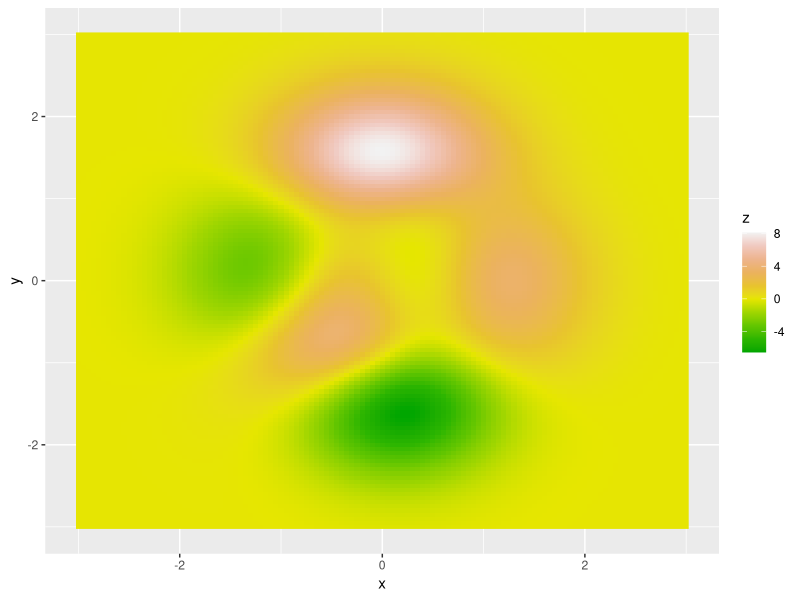
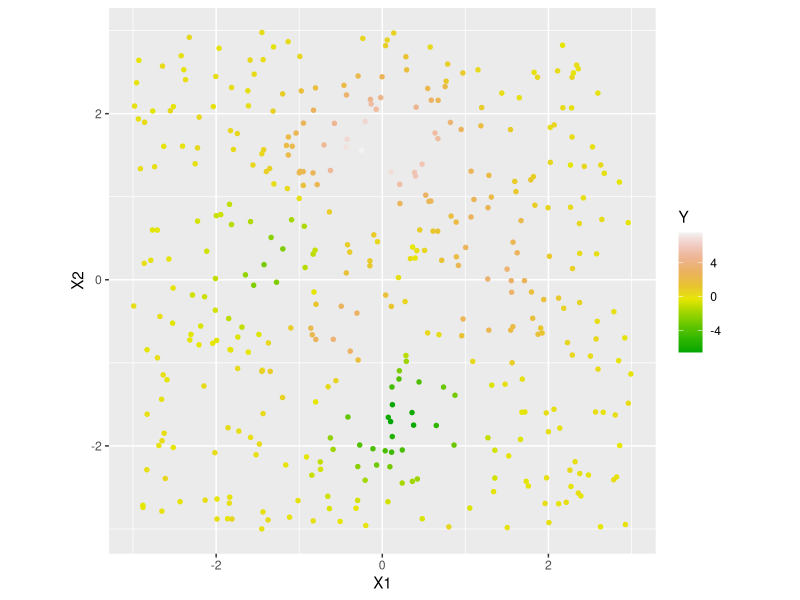
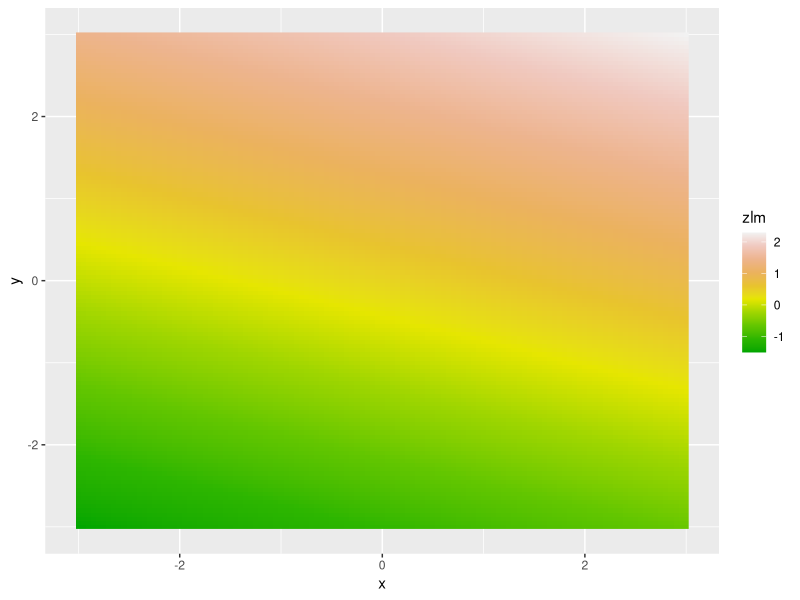
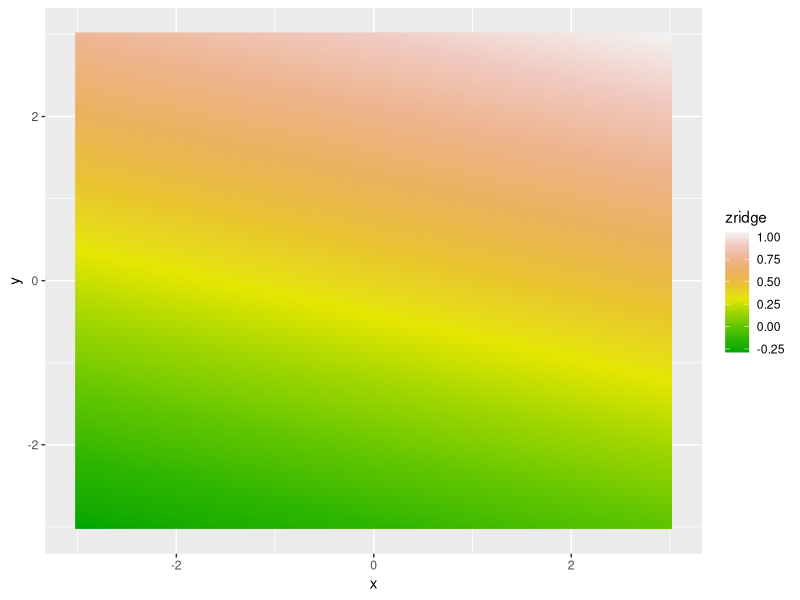
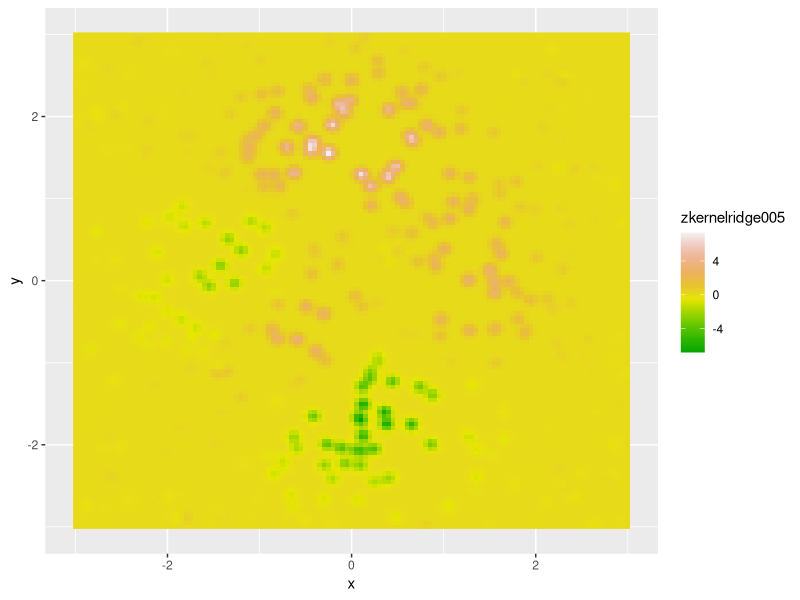
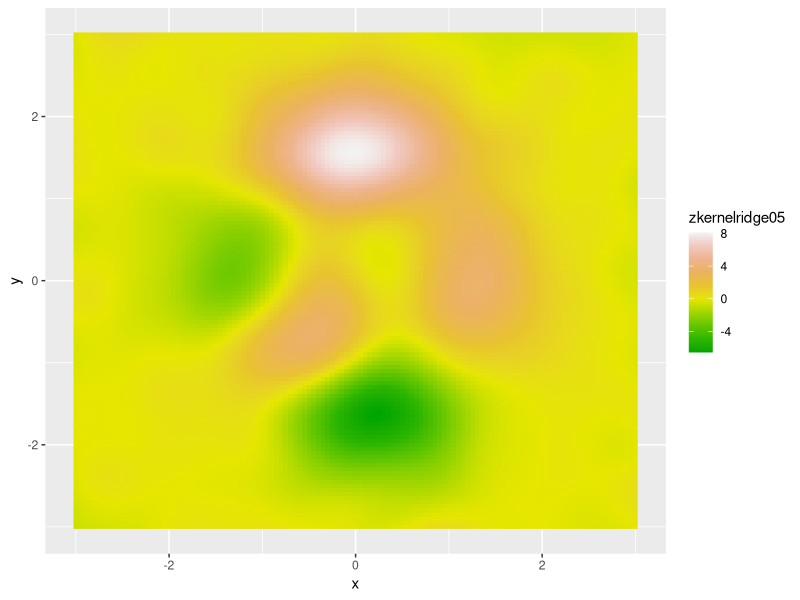
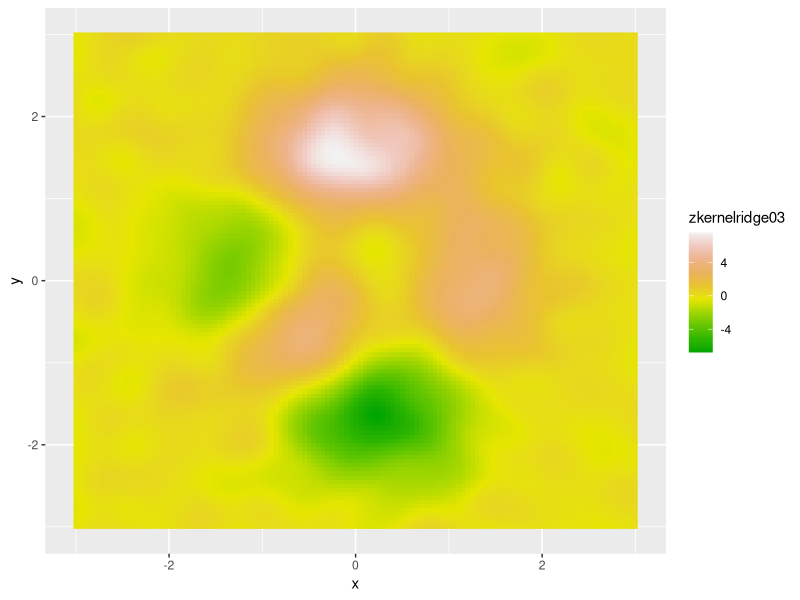
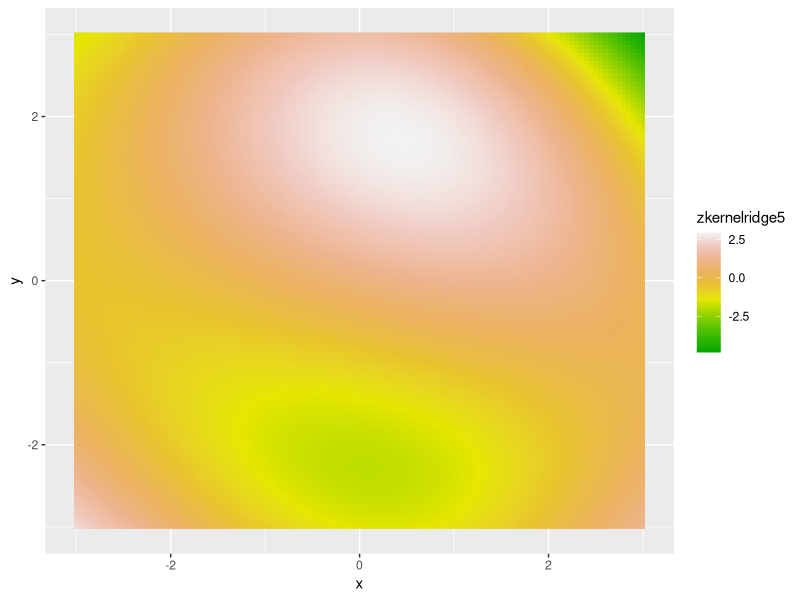

Generate these figures, in order, with R:
library(ggplot2)

colMax <- function(data) apply(data, 1, max)

peaks <-  function(x, y) return(3 * (1-x)^2 * exp(-(x^2) - (y+1)^2) -
  10 * (x/5 - x^3 - y^5) * exp(-x^2 - y^2) -
  1/3 * exp(-(x+1)^2 - y^2))

axisx <- seq(-3,3,by=0.05)
axisy <- seq(-3,3,by=0.05)

grid <- expand.grid(x=axisx, y=axisy)
grid$z <- with(grid, peaks(x,y))

# plot peaks function on a grid 
ggplot(grid, aes(x, y)) +
  geom_raster(aes(fill = z)) +
  scale_fill_gradientn(colours = terrain.colors(10))

# generate our data
set.seed(123456)
B <- 3
n <- 500
p <- 2
X <- matrix(2 * B * runif(n*p) - B, nrow=n)
rho <- 0.2
Y <- peaks(X[, 1], X[, 2]) + rho * rnorm(n) 
data <- data.frame(cbind(X, Y))
colnames(data) <- c('X1', 'X2', 'Y')

# train and test split
test_size <- n / 5
test_ind <- sample(n, size = test_size)
dataTest <- data[test_ind, ]
dataTrain <- data[-test_ind, ]


ggplot(dataTrain) +
  geom_point(aes(x = X1, y = X2, color=Y), size = 1.2) + 
  scale_colour_gradientn(colours = terrain.colors(10)) +
  coord_fixed(ratio = 1)


## run linear model
fitlm <- lm(Y~X1+X2, dataTrain)
summary(fitlm)
lmfun <- function(x, y) return(fitlm$coefficients[1] + x*fitlm$coefficients[2] + y*fitlm$coefficients[3])
# MSE on test
mean((predict(fitlm, dataTest) - as.matrix(dataTest['Y']))^2)
grid$zlm <- with(grid, lmfun(x,y))
# plot lm function on a grid 
ggplot(grid, aes(x, y)) +
  geom_raster(aes(fill = zlm)) +
  scale_fill_gradientn(colours = terrain.colors(10))

## run ridge regression
library(glmnet)
fitRidge <- cv.glmnet(as.matrix(dataTrain[c('X1', 'X2')]), as.matrix(dataTrain['Y']), family = "gaussian", alpha=0)
ridgefun <- function(x, y) return(coef(fitRidge)[1] + x*coef(fitRidge)[2] + y*coef(fitRidge)[3])
# MSE on test
mean((predict(fitRidge, newx=as.matrix(dataTest[c('X1', 'X2')]))- as.matrix(dataTest['Y']))^2)
grid$zridge <- with(grid, ridgefun(x,y))
# plot ridge function on a grid 
ggplot(grid, aes(x, y)) +
  geom_raster(aes(fill = zridge)) +
  scale_fill_gradientn(colours = terrain.colors(10))

## fit kernel ridge regression with Gaussian kernel
## try to define a function for kernel ridge regression so we can try many sigmas
vecKernel <- function(sigma) {
  # form the kernel matrix on training
  trainDist <- as.matrix(dist(cbind(dataTrain[, 1:2]), upper=TRUE))
  K <- exp(-trainDist^2/(2*sigma^2))
  
  # lambda is regularization
  lambda <- 0.01
  h <- solve(K+lambda*diag(nrow(dataTrain)), dataTrain[, 3])
  kernelridgefun <- function(x, y) {
    Knew <- exp(-((dataTrain[, 1]-x)^2 + (dataTrain[, 2]-y)^2)/(2*sigma^2))
    return(sum(Knew * h))
  }
  vecKernelridgefun <- Vectorize(kernelridgefun)
  return(vecKernelridgefun)
}

grid$zkernelridge005 <- with(grid, vecKernel(0.05)(x,y))
# plot kernel ridge function on a grid 
ggplot(grid, aes(x, y)) +
  geom_raster(aes(fill = zkernelridge005)) +
  scale_fill_gradientn(colours = terrain.colors(10))

grid$zkernelridge05 <- with(grid, vecKernel(0.5)(x,y))
# plot kernel ridge function on a grid 
ggplot(grid, aes(x, y)) +
  geom_raster(aes(fill = zkernelridge05)) +
  scale_fill_gradientn(colours = terrain.colors(10))

grid$zkernelridge03 <- with(grid, vecKernel(0.3)(x,y))
# plot kernel ridge function on a grid 
ggplot(grid, aes(x, y)) +
  geom_raster(aes(fill = zkernelridge03)) +
  scale_fill_gradientn(colours = terrain.colors(10))

grid$zkernelridge5 <- with(grid, vecKernel(5)(x,y))
# plot kernel ridge function on a grid 
ggplot(grid, aes(x, y)) +
  geom_raster(aes(fill = zkernelridge5)) +
  scale_fill_gradientn(colours = terrain.colors(10))

